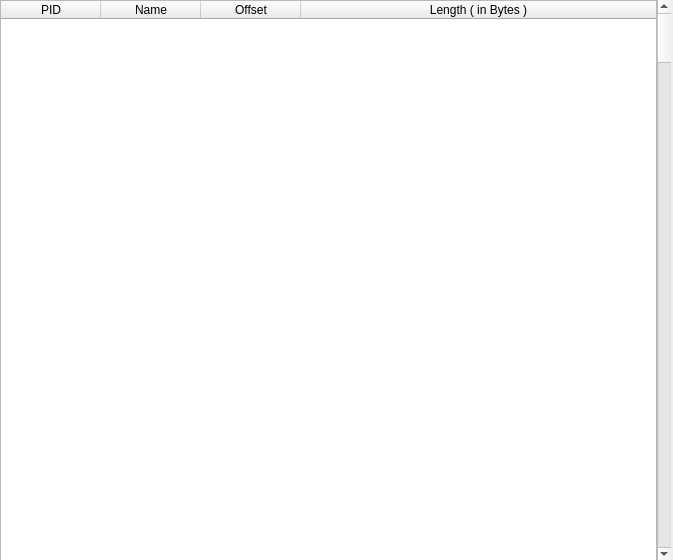
<?xml version="1.0" encoding="UTF-8"?>
<ui version="4.0">
 <class>qtDLGFunctionsClass</class>
 <widget class="QWidget" name="qtDLGFunctionsClass">
  <property name="geometry">
   <rect>
    <x>0</x>
    <y>0</y>
    <width>673</width>
    <height>560</height>
   </rect>
  </property>
  <property name="windowTitle">
   <string>[ uintDebugger ] - Functions</string>
  </property>
  <widget class="QWidget" name="horizontalLayoutWidget">
   <property name="geometry">
    <rect>
     <x>0</x>
     <y>0</y>
     <width>671</width>
     <height>561</height>
    </rect>
   </property>
   <layout class="QHBoxLayout" name="horizontalLayout">
    <property name="spacing">
     <number>0</number>
    </property>
    <item>
     <widget class="QTableWidget" name="tblFunctions">
      <property name="contextMenuPolicy">
       <enum>Qt::CustomContextMenu</enum>
      </property>
      <property name="verticalScrollBarPolicy">
       <enum>Qt::ScrollBarAlwaysOff</enum>
      </property>
      <property name="horizontalScrollBarPolicy">
       <enum>Qt::ScrollBarAlwaysOff</enum>
      </property>
      <property name="editTriggers">
       <set>QAbstractItemView::NoEditTriggers</set>
      </property>
      <property name="selectionBehavior">
       <enum>QAbstractItemView::SelectRows</enum>
      </property>
      <attribute name="horizontalHeaderStretchLastSection">
       <bool>true</bool>
      </attribute>
      <attribute name="verticalHeaderVisible">
       <bool>false</bool>
      </attribute>
      <attribute name="verticalHeaderDefaultSectionSize">
       <number>11</number>
      </attribute>
      <attribute name="verticalHeaderMinimumSectionSize">
       <number>11</number>
      </attribute>
      <attribute name="verticalHeaderStretchLastSection">
       <bool>false</bool>
      </attribute>
      <column>
       <property name="text">
        <string>PID</string>
       </property>
      </column>
      <column>
       <property name="text">
        <string>Name</string>
       </property>
      </column>
      <column>
       <property name="text">
        <string>Offset</string>
       </property>
      </column>
      <column>
       <property name="text">
        <string>Length ( in Bytes )</string>
       </property>
      </column>
     </widget>
    </item>
    <item>
     <widget class="QScrollBar" name="functionScroll">
      <property name="orientation">
       <enum>Qt::Vertical</enum>
      </property>
     </widget>
    </item>
   </layout>
  </widget>
 </widget>
 <resources/>
 <connections/>
</ui>
